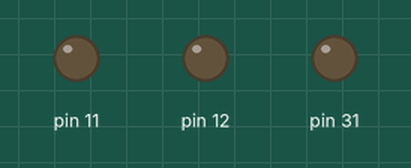
This sketch was run on a simulated Arduino Mega 2560, built with avr-gcc and run on an emulated ATmega2560. Parts: output pins drawn as LEDs (lit = HIGH). What the sketch prints to the serial monitor is not drawn.

Above: at 0.05 s.
At 4.7 s:
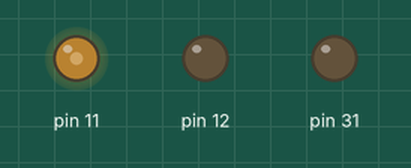
At 5.3 s:
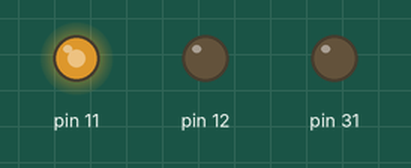
At 5.9 s:
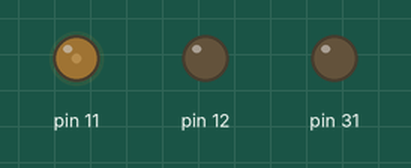
Timing chart, 0 to 13.3 s (numbered marks = the images above):
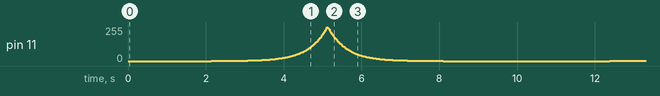

The sketch:

ardu_blaster32u4.ino
```cpp
#include <util/delay.h>

const uint16_t DELAY = 5000;


const uint16_t pwm_table[1024] =
{
	0, 1, 1, 1, 2, 2, 2, 2, 2, 2, 2, 2, 2, 2, 2, 2, 2, 2, 2, 2, 2, 2, 2, 2, 2, 2, 2, 2, 2, 2, 2, 2, 2, 2, 2, 2, 2, 2, 2, 2, 2, 2, 2, 2, 2, 2, 2, 2, 2, 2, 2, 2, 3, 3, 3, 3, 3, 3, 3, 3, 3, 3, 3, 3, 3, 3, 3, 3, 3, 3, 3, 3, 3, 3, 3, 3, 3, 3, 3, 3, 3, 3, 3, 3, 3, 4, 4, 4, 4, 4, 4, 4, 4, 4, 4, 4, 4, 4, 4, 4, 4, 4, 4, 4, 4, 4, 4, 4, 4, 5, 5, 5, 5, 5, 5, 5, 5, 5, 5, 5, 5, 5, 5, 5, 5, 5, 5, 5, 6, 6, 6, 6, 6, 6, 6, 6, 6, 6, 6, 6, 6, 6, 6, 6, 7, 7, 7, 7, 7, 7, 7, 7, 7, 7, 7, 7, 7, 8, 8, 8, 8, 8, 8, 8, 8, 8, 8, 8, 8, 9, 9, 9, 9, 9, 9, 9, 9, 9, 9, 9, 10, 10, 10, 10, 10, 10, 10, 10, 10, 11, 11, 11, 11, 11, 11, 11, 11, 11, 12, 12, 12, 12, 12, 12, 12, 12, 13, 13, 13, 13, 13, 13, 13, 14, 14, 14, 14, 14, 14, 14, 15, 15, 15, 15, 15, 15, 15, 16, 16, 16, 16, 16, 16, 17, 17, 17, 17, 17, 18, 18, 18, 18, 18, 18, 19, 19, 19, 19, 19, 20, 20, 20, 20, 21, 21, 21, 21, 21, 22, 22, 22, 22, 23, 23, 23, 23, 24, 24, 24, 24, 25, 25, 25, 25, 26, 26, 26, 26, 27, 27, 27, 28, 28, 28, 28, 29, 29, 29, 30, 30, 30, 31, 31, 31, 32, 32, 32, 33, 33, 33, 34, 34, 34, 35, 35, 35, 36, 36, 37, 37, 37, 38, 38, 39, 39, 39, 40, 40, 41, 41, 41, 42, 42, 43, 43, 44, 44, 45, 45, 46, 46, 47, 47, 47, 48, 49, 49, 50, 50, 51, 51, 52, 52, 53, 53, 54, 54, 55, 56, 56, 57, 57, 58, 59, 59, 60, 60, 61, 62, 62, 63, 64, 64, 65, 66, 66, 67, 68, 69, 69, 70, 71, 71, 72, 73, 74, 75, 75, 76, 77, 78, 79, 79, 80, 81, 82, 83, 84, 85, 85, 86, 87, 88, 89, 90, 91, 92, 93, 94, 95, 96, 97, 98, 99, 100, 101, 102, 103, 104, 105, 106, 108, 109, 110, 111, 112, 113, 115, 116, 117, 118, 119, 121, 122, 123, 125, 126, 127, 129, 130, 131, 133, 134, 135, 137, 138, 140, 141, 143, 144, 146, 147, 149, 150, 152, 154, 155, 157, 158, 160, 162, 164, 165, 167, 169, 171, 172, 174, 176, 178, 180, 182, 184, 185, 187, 189, 191, 193, 195, 197, 200, 202, 204, 206, 208, 210, 213, 215, 217, 219, 222, 224, 226, 229, 231, 234, 236, 238, 241, 244, 246, 249, 251, 254, 257, 259, 262, 265, 268, 270, 273, 276, 279, 282, 285, 288, 291, 294, 297, 300, 303, 307, 310, 313, 316, 320, 323, 327, 330, 333, 337, 341, 344, 348, 351, 355, 359, 363, 366, 370, 374, 378, 382, 386, 390, 394, 398, 403, 407, 411, 416, 420, 424, 429, 433, 438, 443, 447, 452, 457, 461, 466, 471, 476, 481, 486, 491, 497, 502, 507, 512, 518, 523, 529, 534, 540, 546, 551, 557, 563, 569, 575, 581, 587, 593, 600, 606, 612, 619, 625, 632, 639, 645, 652, 659, 666, 673, 680, 687, 694, 702, 709, 717, 724, 732, 739, 747, 755, 763, 771, 779, 787, 796, 804, 813, 821, 830, 838, 847, 856, 865, 874, 884, 893, 902, 912, 921, 931, 941, 951, 961, 971, 981, 992, 1002, 1013, 1023, 1034, 1045, 1056, 1067, 1078, 1090, 1101, 1113, 1124, 1136, 1148, 1160, 1172, 1185, 1197, 1210, 1223, 1236, 1249, 1262, 1275, 1288, 1302, 1316, 1330, 1344, 1358, 1372, 1386, 1401, 1416, 1431, 1446, 1461, 1476, 1492, 1508, 1524, 1540, 1556, 1572, 1589, 1606, 1622, 1640, 1657, 1674, 1692, 1710, 1728, 1746, 1764, 1783, 1802, 1821, 1840, 1859, 1879, 1899, 1919, 1939, 1959, 1980, 2001, 2022, 2043, 2065, 2086, 2108, 2131, 2153, 2176, 2199, 2222, 2245, 2269, 2293, 2317, 2341, 2366, 2391, 2416, 2441, 2467, 2493, 2519, 2546, 2573, 2600, 2627, 2655, 2683, 2711, 2740, 2768, 2798, 2827, 2857, 2887, 2917, 2948, 2979, 3011, 3042, 3074, 3107, 3139, 3172, 3206, 3240, 3274, 3308, 3343, 3378, 3414, 3450, 3486, 3523, 3560, 3598, 3635, 3674, 3712, 3752, 3791, 3831, 3871, 3912, 3953, 3995, 4037, 4080, 4123, 4166, 4210, 4254, 4299, 4344, 4390, 4436, 4483, 4530, 4578, 4626, 4675, 4724, 4774, 4824, 4875, 4926, 4978, 5031, 5084, 5137, 5191, 5246, 5301, 5357, 5413, 5470, 5528, 5586, 5645, 5705, 5765, 5825, 5887, 5949, 6011, 6075, 6139, 6203, 6269, 6335, 6401, 6469, 6537, 6606, 6675, 6746, 6817, 6889, 6961, 7035, 7109, 7183, 7259, 7336, 7413, 7491, 7570, 7650, 7730, 7812, 7894, 7977, 8061, 8146, 8232, 8318, 8406, 8495, 8584, 8674, 8766, 8858, 8951, 9046, 9141, 9237, 9335, 9433, 9532, 9633, 9734, 9837, 9940, 10045, 10151, 10258, 10366, 10475, 10585, 10697, 10809, 10923, 11038, 11155, 11272, 11391, 11511, 11632, 11755, 11878, 12003, 12130, 12258, 12387, 12517, 12649, 12782, 12917, 13053, 13190, 13329, 13470, 13612, 13755, 13900, 14046, 14194, 14344, 14495, 14648, 14802, 14958, 15115, 15275, 15435, 15598, 15762, 15928, 16096, 16266, 16437, 16610, 16785, 16962, 17140, 17321, 17503, 17688, 17874, 18062, 18253, 18445, 18639, 18835, 19034, 19234, 19437, 19642, 19849, 20058, 20269, 20482, 20698, 20916, 21136, 21359, 21584, 21811, 22041, 22273, 22508, 22745, 22984, 23227, 23471, 23718, 23968, 24221, 24476, 24734, 24994, 25257, 25523, 25792, 26064, 26338, 26616, 26896, 27180, 27466, 27755, 28047, 28343, 28641, 28943, 29248, 29556, 29867, 30182, 30500, 30821, 31146, 31474, 31805, 32140, 32479, 32821, 33167, 33516, 33869, 34226, 34586, 34950, 35319, 35691, 36067, 36446, 36830, 37218, 37610, 38006, 38407, 38811, 39220, 39633, 40051, 40472, 40899, 41329, 41765, 42205, 42649, 43098, 43552, 44011, 44475, 44943, 45417, 45895, 46378, 46867, 47360, 47859, 48363, 48873, 49388, 49908, 50433, 50965, 51501, 52044, 52592, 53146, 53706, 54271, 54843, 55421, 56005, 56594, 57191, 57793, 58402, 59017, 59638, 60267, 60901, 61543, 62191, 62846, 63508, 64177, 64853, 65535
};

volatile uint16_t *ocr_registers[3] = {&OCR1A, &OCR1B, &OCR3A}; // has to be volatile since it's used in interrupts (otherwise we get a compiler error)


void setup() {
	Serial.begin(9600);
	Serial.println("begin");

	DDRB |= _BV(DDB5) | _BV(DDB6); // set pins 9 (PB5, OC1A) and 10 (PB6, OC1B) to output
	DDRC |= _BV(DDC6); // set pin 5 (PC6, OC3A) to output


	// Timer 1
	TCCR1A = _BV(WGM11); //| _BV(WGM10);
	TCCR1B = _BV(WGM13) | _BV(WGM12); // set waveform generation mode (WGM) to Fast PWM with ICR1A as top

	ICR1 = 0xFFFF; // set TOP to the maximum possible to reach 16bit resolution

	TCCR1B |= _BV(CS10); // start timer without prescaler

	//OCR1A = 0xFFFF;
	//OCR1B = 0xFFF;

	TCCR1A |= _BV(COM1A1); // connect pin 9 to timer 1 channel A
      TCCR1A |= _BV(COM1B1); // connect pin 10 to timer 1 channel B


      // Timer 3
	TCCR3A = _BV(WGM31); //| _BV(WGM30);
	TCCR3B = _BV(WGM33) | _BV(WGM32); // set waveform generation mode (WGM) to Fast PWM with ICR1A as top

	ICR3 = 0xFFFF; // set TOP to the maximum possible to reach 16bit resolution

	TCCR3B |= _BV(CS30); // start timer without prescaler

	//OCR3A = 0xFFFF;

	TCCR3A |= _BV(COM3A1); // connect pin 5 to timer 3 channel A
}

void loop() {
	int brightness = 0;
	int pin = 0;
	//for(pin = 0; pin < 3; pin++) {
		for (brightness = 0; brightness < 1024; brightness++)
		{
			//on
			*ocr_registers[pin] = (pwm_table[brightness]);
			_delay_us(DELAY);
		}
		for (brightness = 0; brightness < 1024; brightness++)
		{
			//on
			*ocr_registers[pin] = (pwm_table[1023 - brightness]);
			_delay_us(DELAY);
		}
	//}
}
```

hw_pwm.cpp
```cpp

```
